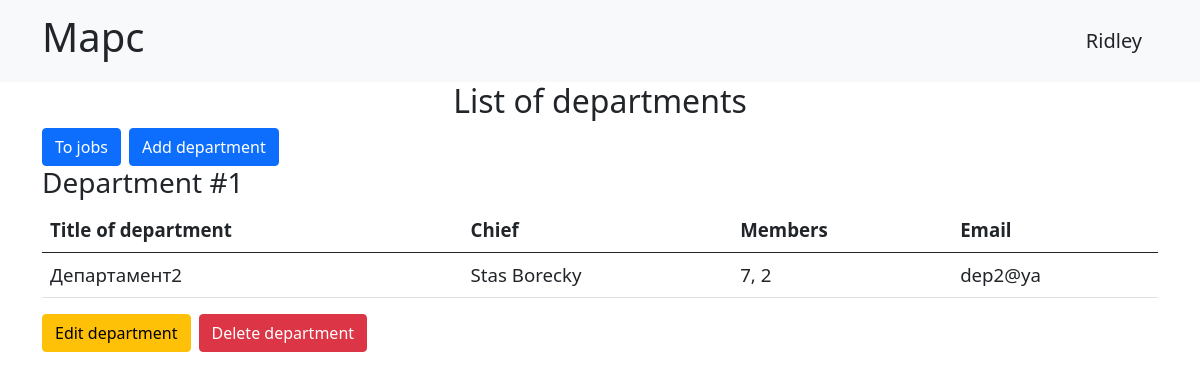
Screenshot of /departments/ (signed in) with the database file from the repository.
### data/users.py (models this page shows, shortened)
class User(SqlAlchemyBase, UserMixin):
    __tablename__ = 'users'
    id = sqlalchemy.Column(
        sqlalchemy.Integer, primary_key=True, autoincrement=True
    )
    surname = sqlalchemy.Column(sqlalchemy.String)
    name = sqlalchemy.Column(sqlalchemy.String)
    age = sqlalchemy.Column(sqlalchemy.Integer)
    position = sqlalchemy.Column(sqlalchemy.String)
    speciality = sqlalchemy.Column(sqlalchemy.String)
    address = sqlalchemy.Column(sqlalchemy.String)
    email = sqlalchemy.Column(sqlalchemy.String, unique=True)
    hashed_password = sqlalchemy.Column(sqlalchemy.String)
    modified_date = sqlalchemy.Column(
        sqlalchemy.DateTime, default=datetime.datetime.now
    )
    jobs = sqlalchemy.orm.relationship('Jobs', back_populates='user')
    department = sqlalchemy.orm.relationship(
        'Department', back_populates='user'
    )

### data/departments.py (models this page shows)
class Department(SqlAlchemyBase):
    __tablename__ = 'departments'
    id = sqlalchemy.Column(
        sqlalchemy.Integer, primary_key=True, autoincrement=True
    )
    title = sqlalchemy.Column(sqlalchemy.String)
    chief = sqlalchemy.Column(
        sqlalchemy.Integer, sqlalchemy.ForeignKey('users.id')
    )
    members = sqlalchemy.Column(sqlalchemy.String)
    email = sqlalchemy.Column(sqlalchemy.String, unique=True)
    user = sqlalchemy.orm.relationship('User')

### main.py (the view)
@app.route('/departments/')
def departments() -> str:
    db_sess = db_session.create_session()
    departments = db_sess.query(
        User.surname,
        User.name,
        Department.title,
        Department.chief,
        Department.members,
        Department.email,
        Department.id
    ).filter(User.id == Department.chief)
    db_sess.close()
    try:
        user_id = current_user.id
    except AttributeError:
        user_id = -1
    return render_template(
        'departments.html', departments=departments, user_id=user_id
    )

### data/db_session.py (called while the page is built)
def create_session() -> sqlalchemy.orm.Session:
    global __factory
    return __factory()

### main.py (called while the page is built)
@login_manager.user_loader
def load_user(user_id):
    db_sess = db_session.create_session()
    user = db_sess.query(User).filter(User.id == user_id).first()
    db_sess.query(User).get(user_id)
    return user

### templates/departments.html
{% extends 'base.html' %}
{% block content %}
  <h2 class="text-center">List of departments</h2>
  <div class="d-flex gap-2">
    <a class="btn btn-primary" href="/jobs/">To jobs</a>
    <a class="btn btn-primary" href="/departments/add/">Add department</a>
  </div>
  {% for item in departments %}
    <div>
      <h3>Department #{{ item.id }}</h2>
      <table class="table">
      <thead>
        <tr>
          <th scope="col">Title of department</th>
          <th scope="col">Chief</th>
          <th scope="col">Members</th>
          <th scope="col">Email</th>
        </tr>
      </thead>
      <tbody>
        <tr>
          <td>{{ item.title }}</td>
          <td>{{ item.surname }} {{ item.name }}</td>
          <td>{{ item.members }}</td>
          <td>{{ item.email }}</td>
        </tr>
      </tbody>
      </table>
      {% if user_id in [1, item.chief] %}
        <div class="d-flex gap-2">
          <a class="btn btn-warning" href="/departments/edit/{{ item.id }}/">Edit department</a>
          <a class="btn btn-danger" href="/departments/delete/{{ item.id }}/">Delete department</a>
        </div>
      {% endif %}
    </div>
  {% endfor %}
{% endblock %}

### templates/base.html (shortened to what this page needs)
<!DOCTYPE html>
<html lang="en">
<head>
    <link rel="stylesheet"
        href="https://cdn.jsdelivr.net/npm/bootstrap@5.0.0-beta1/dist/css/bootstrap.min.css"
>
    <link rel="stylesheet"
        href="/static/css/answer.css">
</head>
<body style="font-size: 14pt;">
    <header>
        <nav class="navbar navbar-dark bg-light">
            <div class="container">
                <a class="navbar-brand text-dark"><h1>Марс</h1></a>
                {% if current_user.is_authenticated %}
                    <a class="navbar-brand text-dark" href="/logout/">{{ current_user.name }}</a>
                {% else %}
                    <p>
                        <a class="btn btn-primary " href="/register/">Зарегистрироваться</a>
                        <a class="btn btn-success" href="/login/">Войти</a>
                    </p>
                {% endif %}
            </div>
        </nav>
    </header>
    <main role="main" style="margin-left: 0; ">
        <div class="container">
            {% block content %}{% endblock %}
        </div>
    </main>
</body>
</html>

### rows the page displays
User: name "Ridley"
Department: id "1", title "Департамент2", surname "Stas", name "Borecky", members "7, 2", email "dep2@ya"
